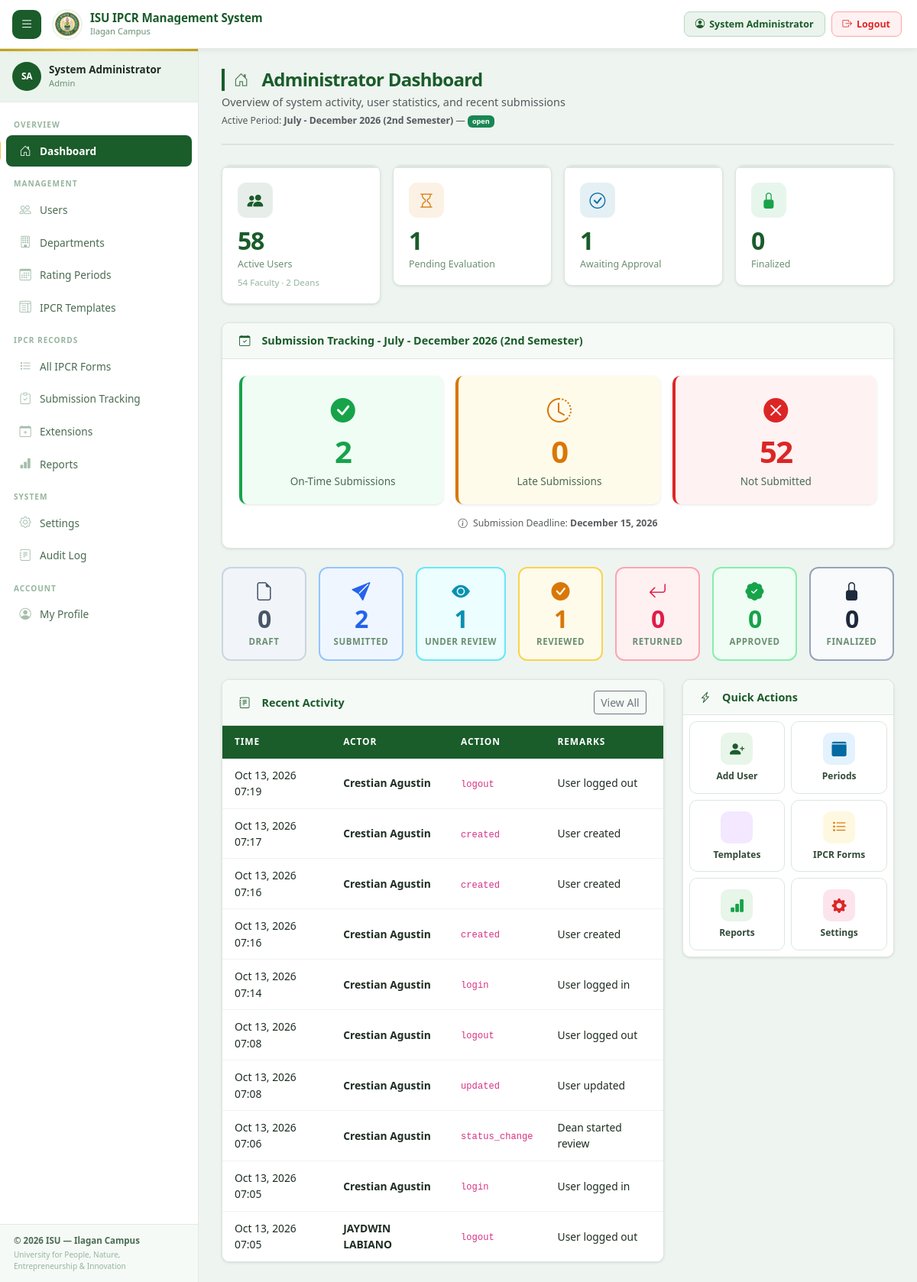
/dashboard.php (signed in), run on the app's committed database.
### tables this page shows
CREATE TABLE `rating_periods` (
  `id` int(11) NOT NULL,
  `name` varchar(200) NOT NULL,
  `academic_year` varchar(20) DEFAULT NULL,
  `semester` varchar(20) DEFAULT NULL,
  `start_date` date DEFAULT NULL,
  `end_date` date DEFAULT NULL,
  `submission_deadline` date DEFAULT NULL,
  `review_deadline` date DEFAULT NULL,
  `status` enum('draft','open','rating','closed','archived') DEFAULT 'draft',
  `template_id` int(11) DEFAULT NULL,
  `created_by` int(11) DEFAULT NULL,
  `created_at` timestamp NOT NULL DEFAULT current_timestamp(),
  `updated_at` timestamp NOT NULL DEFAULT current_timestamp() ON UPDATE current_timestamp()
);

CREATE TABLE `audit_log` (
  `id` int(11) NOT NULL,
  `action` varchar(100) NOT NULL,
  `entity_type` varchar(100) DEFAULT NULL,
  `entity_id` varchar(100) DEFAULT NULL,
  `old_value` text DEFAULT NULL,
  `new_value` text DEFAULT NULL,
  `performed_by` int(11) DEFAULT NULL,
  `remarks` text DEFAULT NULL,
  `performed_at` timestamp NOT NULL DEFAULT current_timestamp()
);

### config/auth.php (called while the page is built, shortened)
<?php
function h(mixed $val): string {
    return htmlspecialchars((string)($val ?? ''), ENT_QUOTES, 'UTF-8');
}

### dashboard.php (the view, shortened to what this page needs)
<?php
require_once __DIR__ . '/config/auth.php';
$db = getDB();
$currentRole   = $_SESSION['role'];
$isAdminLike = in_array($currentRole, ['admin', 'secretary', 'dean']);
$period = $db->query("SELECT * FROM rating_periods WHERE status IN ('open','rating') ORDER BY id DESC LIMIT 1")->fetch();
if ($isAdminLike) {
    $totalUsers   = $db->query("SELECT COUNT(*) FROM users WHERE is_active=1")->fetchColumn();
    $totalFaculty = $db->query("SELECT COUNT(*) FROM users WHERE role='faculty' AND is_active=1")->fetchColumn();
    $totalDeans   = $db->query("SELECT COUNT(*) FROM users WHERE role='dean' AND is_active=1")->fetchColumn();
    $statusCounts = $db->query("
        SELECT status, COUNT(*) as cnt
        FROM ipcr_forms
        " . ($period ? "WHERE period_id = {$period['id']}" : "") . "
        GROUP BY status
    ")->fetchAll();
    $scMap = array_column($statusCounts, 'cnt', 'status');
    $scMap['total_submitted'] = ($scMap['submitted'] ?? 0) +
                                 ($scMap['under_review'] ?? 0) +
                                 ($scMap['reviewed'] ?? 0) +
                                 ($scMap['approved'] ?? 0) +
                                 ($scMap['finalized'] ?? 0);
    $submissionStats = [
        'on_time' => 0,
        'late' => 0,
        'not_submitted' => 0
    ];
    if ($period) {
        $submissionStats['on_time'] = $db->query("
            SELECT COUNT(*) FROM ipcr_forms
            WHERE period_id = {$period['id']} AND is_late = 0
            AND status IN ('submitted', 'under_review', 'reviewed', 'approved', 'finalized')
        ")->fetchColumn();
        $submissionStats['late'] = $db->query("
            SELECT COUNT(*) FROM ipcr_forms
            WHERE period_id = {$period['id']} AND is_late = 1
            AND status IN ('submitted', 'under_review', 'reviewed', 'approved', 'finalized')
        ")->fetchColumn();
        $submittedUserIds = $db->query("
            SELECT DISTINCT user_id FROM ipcr_forms
            WHERE period_id = {$period['id']}
            AND status IN ('submitted', 'under_review', 'reviewed', 'approved', 'finalized')
        ")->fetchAll(PDO::FETCH_COLUMN);
        $whereNotSubmitted = "role='faculty' AND is_active=1";
        if (!empty($submittedUserIds)) {
            $idList = implode(',', array_map('intval', $submittedUserIds));
            $whereNotSubmitted .= " AND id NOT IN ({$idList})";
        }
        $submissionStats['not_submitted'] = $db->query("
            SELECT COUNT(*) FROM users WHERE {$whereNotSubmitted}
        ")->fetchColumn();
    }
    $recentAudit = $db->query("
        SELECT a.*, CONCAT(u.first_name,' ',u.last_name) as actor_name
        FROM audit_log a
        LEFT JOIN users u ON a.performed_by = u.id
        ORDER BY a.performed_at DESC LIMIT 10
    ")->fetchAll();
}
require_once __DIR__ . '/includes/header.php';
?>
<?php if ($isAdminLike): ?>
<div class="page-header">
  <div class="page-header-left">
    <h1><i class="bi bi-house-door me-2"></i>Administrator Dashboard</h1>
    <p class="text-muted mb-0 mt-1" style="font-size: 0.9rem;">Overview of system activity, user statistics, and recent submissions</p>
    <div class="text-muted small mt-1">
      <?= $period ? 'Active Period: <strong>'.h($period['name']).'</strong> — <span class="badge bg-success">'.h($period['status']).'</span>' : 'No active evaluation period.' ?>
    </div>
  </div>
</div>
<div class="row g-3 mb-4">
  <div class="col-6 col-md-3">
    <a href="<?= BASE_URL ?>/admin/users.php" class="text-decoration-none">
      <div class="metric-card" style="cursor:pointer">
        <div class="metric-icon metric-icon-primary"><i class="bi bi-people-fill"></i></div>
        <div class="metric-value"><?= $totalUsers ?></div>
        <div class="metric-label">Active Users</div>
        <div class="metric-sub"><?= $totalFaculty ?> Faculty · <?= $totalDeans ?> Deans</div>
      </div>
    </a>
  </div>
  <div class="col-6 col-md-3">
    <a href="<?= BASE_URL ?>/admin/ipcr-list.php?status=submitted" class="text-decoration-none">
      <div class="metric-card" style="cursor:pointer">
        <div class="metric-icon metric-icon-warning"><i class="bi bi-hourglass"></i></div>
        <div class="metric-value"><?= ($scMap['submitted']??0) + ($scMap['under_review']??0) ?></div>
        <div class="metric-label">Pending Evaluation</div>
      </div>
    </a>
  </div>
  <div class="col-6 col-md-3">
    <a href="<?= BASE_URL ?>/admin/ipcr-list.php?status=reviewed" class="text-decoration-none">
      <div class="metric-card" style="cursor:pointer">
        <div class="metric-icon metric-icon-info"><i class="bi bi-check-circle"></i></div>
        <div class="metric-value"><?= $scMap['reviewed']??0 ?></div>
        <div class="metric-label">Awaiting Approval</div>
      </div>
    </a>
  </div>
  <div class="col-6 col-md-3">
    <a href="<?= BASE_URL ?>/admin/ipcr-list.php?status=finalized" class="text-decoration-none">
      <div class="metric-card" style="cursor:pointer">
        <div class="metric-icon metric-icon-success"><i class="bi bi-lock-fill"></i></div>
        <div class="metric-value"><?= $scMap['finalized']??0 ?></div>
        <div class="metric-label">Finalized</div>
      </div>
    </a>
  </div>
</div>
<?php if ($period): ?>
<div class="card mb-4">
  <div class="card-header">
    <h6><i class="bi bi-calendar-check me-2"></i>Submission Tracking - <?= h($period['name']) ?></h6>
  </div>
  <div class="card-body">
    <div class="row g-3">
      <div class="col-md-4">
        <a href="<?= BASE_URL ?>/admin/submission-tracking.php?filter=on_time" class="text-decoration-none">
          <div class="submission-stat-card clickable" style="border-left: 4px solid #16a34a; background: #f0fdf4;">
            <div class="submission-stat-icon" style="color: #16a34a;">
              <i class="bi bi-check-circle-fill"></i>
            </div>
            <div class="submission-stat-value" style="color: #16a34a;"><?= $submissionStats['on_time'] ?></div>
            <div class="submission-stat-label">On-Time Submissions</div>
          </div>
        </a>
      </div>
      <div class="col-md-4">
        <a href="<?= BASE_URL ?>/admin/submission-tracking.php?filter=late" class="text-decoration-none">
          <div class="submission-stat-card clickable" style="border-left: 4px solid #d97706; background: #fffbeb;">
            <div class="submission-stat-icon" style="color: #d97706;">
              <i class="bi bi-clock-history"></i>
            </div>
            <div class="submission-stat-value" style="color: #d97706;"><?= $submissionStats['late'] ?></div>
            <div class="submission-stat-label">Late Submissions</div>
          </div>
        </a>
      </div>
      <div class="col-md-4">
        <a href="<?= BASE_URL ?>/admin/submission-tracking.php?filter=not_submitted" class="text-decoration-none">
          <div class="submission-stat-card clickable" style="border-left: 4px solid #dc2626; background: #fef2f2;">
            <div class="submission-stat-icon" style="color: #dc2626;">
              <i class="bi bi-x-circle-fill"></i>
            </div>
            <div class="submission-stat-value" style="color: #dc2626;"><?= $submissionStats['not_submitted'] ?></div>
            <div class="submission-stat-label">Not Submitted</div>
          </div>
        </a>
      </div>
    </div>
    <?php if ($period['submission_deadline']): ?>
    <div class="mt-3 text-center text-muted small">
      <i class="bi bi-info-circle me-1"></i>
      Submission Deadline: <strong><?= h(date('F d, Y', strtotime($period['submission_deadline']))) ?></strong>
    </div>
    <?php endif; ?>
  </div>
</div>
<?php endif; ?>
<div class="row g-3 mb-4">
  <?php
  $statusMeta = [
    'draft'        => ['label'=>'Draft',        'icon'=>'bi-file-earmark',        'bg'=>'#f1f5f9','color'=>'#475569','border'=>'#cbd5e1'],
    'submitted'    => ['label'=>'Submitted',    'icon'=>'bi-send-fill',           'bg'=>'#eff6ff','color'=>'#2563eb','border'=>'#93c5fd', 'use_total'=>true, 'link_status'=>'all_submitted'],
    'under_review' => ['label'=>'Under Review', 'icon'=>'bi-eye-fill',            'bg'=>'#ecfeff','color'=>'#0891b2','border'=>'#67e8f9'],
    'reviewed'     => ['label'=>'Reviewed',     'icon'=>'bi-check-circle-fill',   'bg'=>'#fffbeb','color'=>'#d97706','border'=>'#fcd34d'],
    'returned'     => ['label'=>'Returned',     'icon'=>'bi-arrow-return-left',   'bg'=>'#fff1f2','color'=>'#e11d48','border'=>'#fda4af'],
    'approved'     => ['label'=>'Approved',     'icon'=>'bi-patch-check-fill',    'bg'=>'#f0fdf4','color'=>'#16a34a','border'=>'#86efac'],
    'finalized'    => ['label'=>'Finalized',    'icon'=>'bi-lock-fill',           'bg'=>'#f8fafc','color'=>'#1e293b','border'=>'#94a3b8'],
  ];
  foreach($statusMeta as $s => $m):
    $count = ($m['use_total'] ?? false) ? ($scMap['total_submitted'] ?? 0) : ($scMap[$s] ?? 0);
    $linkStatus = $m['link_status'] ?? $s;
  ?>
  <div class="col">
    <a href="<?= BASE_URL ?>/admin/ipcr-list.php?status=<?= $linkStatus ?>" class="text-decoration-none">
      <div class="status-count-card" style="border-color:<?= $m['border'] ?>;background:<?= $m['bg'] ?>;cursor:pointer">
        <div class="status-count-icon" style="color:<?= $m['color'] ?>">
          <i class="bi <?= $m['icon'] ?>"></i>
        </div>
        <div class="status-count-num" style="color:<?= $m['color'] ?>"><?= $count ?></div>
        <div class="status-count-label"><?= $m['label'] ?></div>
      </div>
    </a>
  </div>
  <?php endforeach; ?>
</div>
<div class="row g-4">
  <div class="col-lg-8">
    <div class="card">
      <div class="card-header">
        <h6><i class="bi bi-journal-text me-2"></i>Recent Activity</h6>
        <a href="<?= BASE_URL ?>/admin/audit.php" class="btn btn-sm btn-outline-secondary">View All</a>
      </div>
      <div class="table-responsive">
        <table class="ipcr-table">
          <thead><tr><th>Time</th><th>Actor</th><th>Action</th><th>Remarks</th></tr></thead>
          <tbody>
            <?php foreach($recentAudit as $e): ?>
            <tr>
              <td class="text-muted-sm"><?= h(date('M d, Y H:i', strtotime($e['performed_at']))) ?></td>
              <td><strong><?= h($e['actor_name'] ?? 'System') ?></strong></td>
              <td><code><?= h($e['action']) ?></code></td>
              <td><?= h(mb_substr($e['remarks']??'',0,60)) ?></td>
            </tr>
            <?php endforeach; ?>
          </tbody>
        </table>
      </div>
    </div>
  </div>
  <div class="col-lg-4">
    <div class="card">
      <div class="card-header"><h6><i class="bi bi-lightning-charge me-2"></i>Quick Actions</h6></div>
      <div class="card-body p-2">
        <div class="row g-2">
          <div class="col-6">
            <a href="<?= BASE_URL ?>/admin/users.php" class="quick-action-tile">
              <div class="qat-icon" style="background:#e8f5e9;color:#1a5c2a"><i class="bi bi-person-plus-fill"></i></div>
              <div class="qat-label">Add User</div>
            </a>
          </div>
          <div class="col-6">
            <a href="<?= BASE_URL ?>/admin/periods.php" class="quick-action-tile">
              <div class="qat-icon" style="background:#e3f2fd;color:#0369a1"><i class="bi bi-calendar3-fill"></i></div>
              <div class="qat-label">Periods</div>
            </a>
          </div>
          <div class="col-6">
            <a href="<?= BASE_URL ?>/admin/templates.php" class="quick-action-tile">
              <div class="qat-icon" style="background:#f3e8ff;color:#7c3aed"><i class="bi bi-layout-text-window-fill"></i></div>
              <div class="qat-label">Templates</div>
            </a>
          </div>
          <div class="col-6">
            <a href="<?= BASE_URL ?>/admin/ipcr-list.php" class="quick-action-tile">
              <div class="qat-icon" style="background:#fff8e1;color:#d97706"><i class="bi bi-list-task"></i></div>
              <div class="qat-label">IPCR Forms</div>
            </a>
          </div>
          <div class="col-6">
            <a href="<?= BASE_URL ?>/admin/reports.php" class="quick-action-tile">
              <div class="qat-icon" style="background:#e8f5e9;color:#16a34a"><i class="bi bi-bar-chart-fill"></i></div>
              <div class="qat-label">Reports</div>
            </a>
          </div>
          <div class="col-6">
            <?php if($currentRole === 'admin'): ?>
            <a href="<?= BASE_URL ?>/admin/settings.php" class="quick-action-tile">
              <div class="qat-icon" style="background:#fce4ec;color:#dc2626"><i class="bi bi-gear-fill"></i></div>
              <div class="qat-label">Settings</div>
            </a>
            <?php endif; ?>
          </div>
        </div>
      </div>
    </div>
  </div>
</div>
<?php endif; ?>
<?php require_once __DIR__ . '/includes/footer.php'; ?>

### includes/header.php (style rules this page uses)
:root { --topbar-h: 64px; --sidebar-w: 260px; }
.page-header h1 { font-size: 1.5rem; font-weight: 800; color: var(--primary); margin: 0 0 4px; padding-left: 12px; border-left: 4px solid var(--primary); letter-spacing: -.03em; }

### data on the page
rating_periods: name "July - December 2026 (2nd Semester)", status "open", submission_deadline "December 15, 2026"
audit_log: performed_at "Oct 13, 2026 07:19", actor_name "Crestian Agustin", action "logout", remarks "User logged out"
audit_log: performed_at "Oct 13, 2026 07:17", actor_name "Crestian Agustin", action "created", remarks "User created"
audit_log: performed_at "Oct 13, 2026 07:16", actor_name "Crestian Agustin", action "created", remarks "User created"
audit_log: performed_at "Oct 13, 2026 07:16", actor_name "Crestian Agustin", action "created", remarks "User created"
audit_log: performed_at "Oct 13, 2026 07:14", actor_name "Crestian Agustin", action "login", remarks "User logged in"
audit_log: performed_at "Oct 13, 2026 07:08", actor_name "Crestian Agustin", action "logout", remarks "User logged out"
audit_log: performed_at "Oct 13, 2026 07:08", actor_name "Crestian Agustin", action "updated", remarks "User updated"
audit_log: performed_at "Oct 13, 2026 07:06", actor_name "Crestian Agustin", action "status_change", remarks "Dean started review"
audit_log: performed_at "Oct 13, 2026 07:05", actor_name "Crestian Agustin", action "login", remarks "User logged in"
audit_log: performed_at "Oct 13, 2026 07:05", actor_name "JAYDWIN LABIANO", action "logout", remarks "User logged out"

### other printed values
$_SESSION['name'] "System Administrator"
getInitials($_SESSION['name']) "SA"
$currentRole "Admin"
$totalUsers "58"
$totalFaculty "54"
$totalDeans "2"
$scMap['reviewed'] "1"
$scMap['finalized'] "0"
$submissionStats['on_time'] "2"
$submissionStats['late'] "0"
$submissionStats['not_submitted'] "52"
$count "0"
$m['label'] "DRAFT"
$count "2"
$m['label'] "SUBMITTED"
